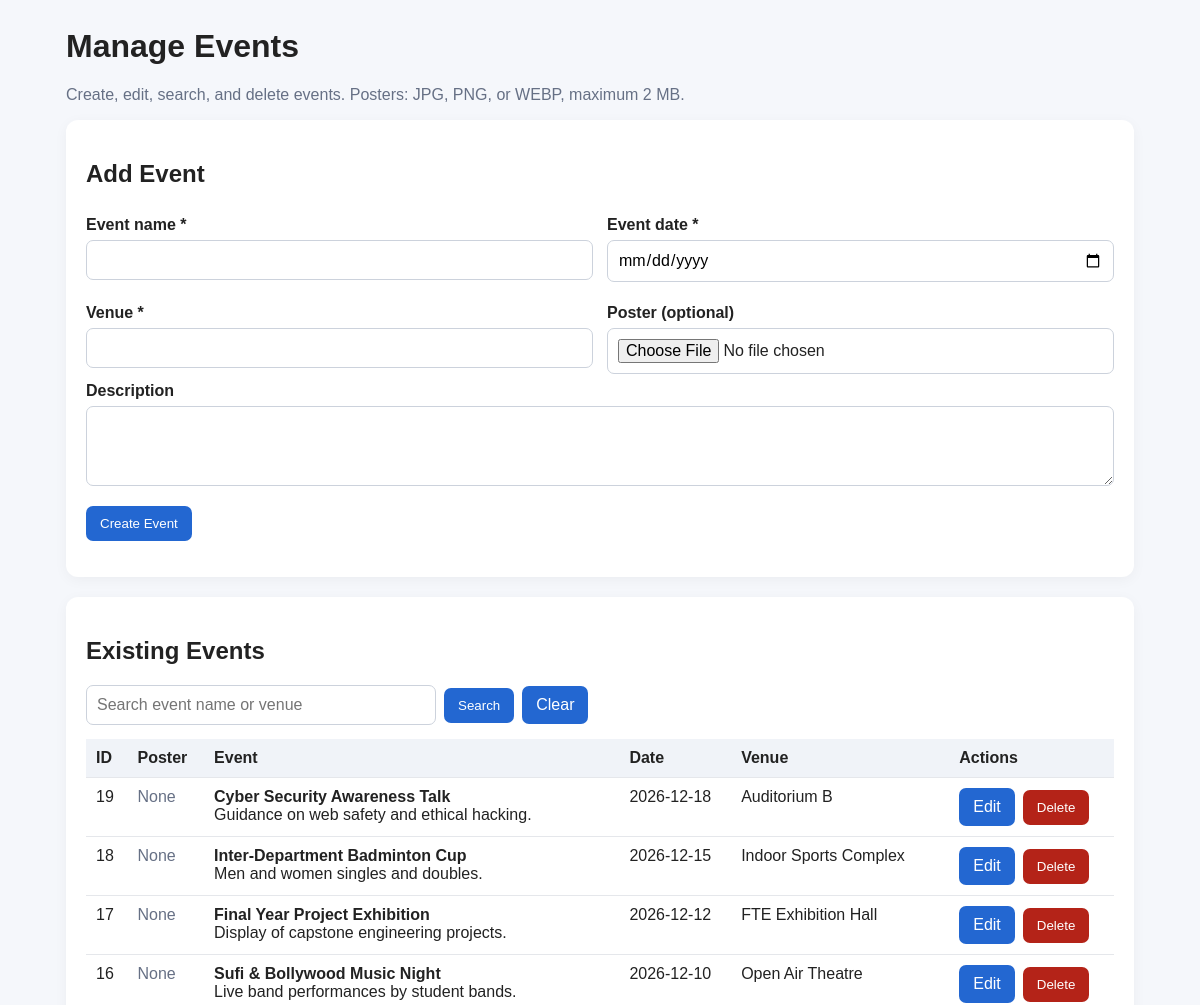
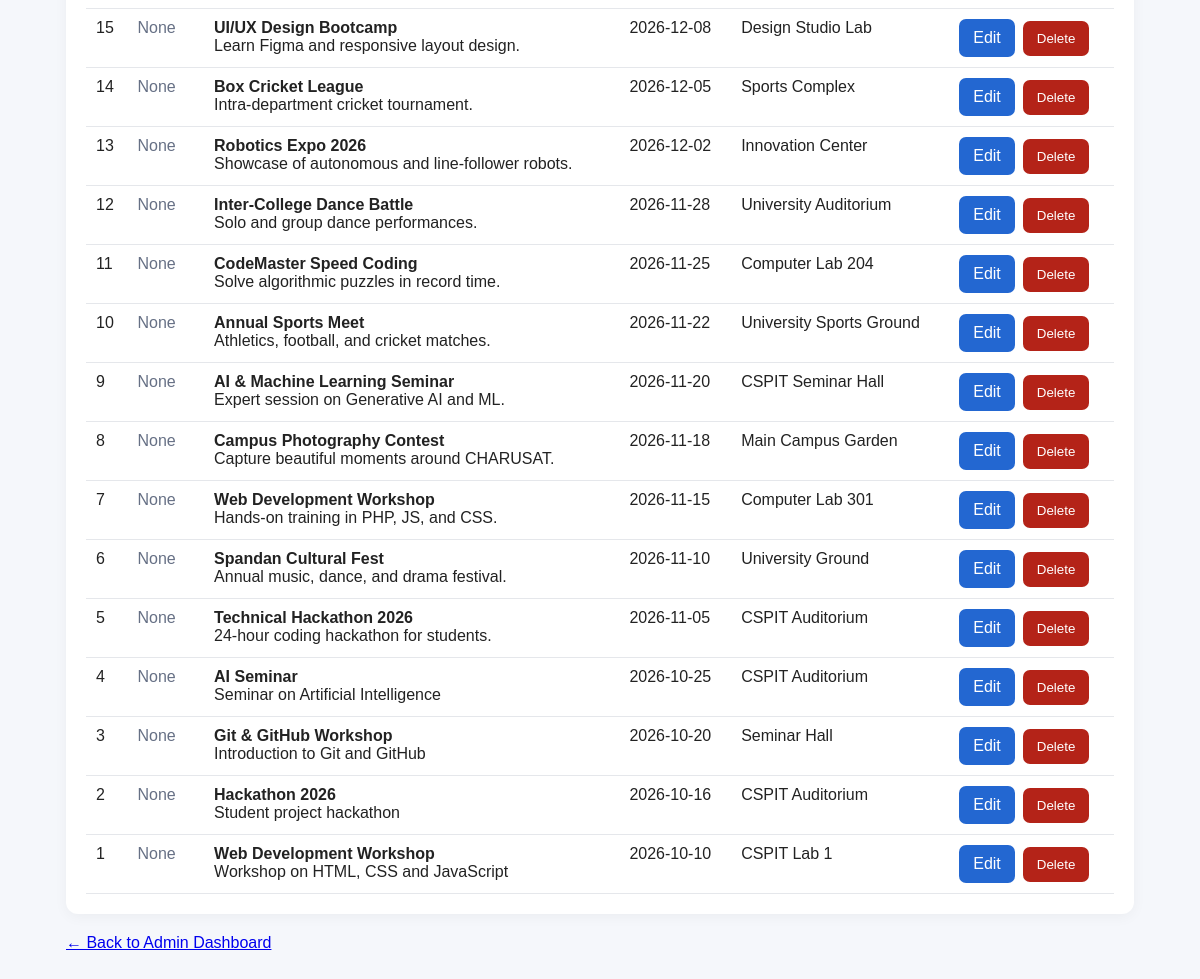
The app's page /admin_events.php (signed in) with its own data (2 pictures, top to bottom).
### tables this page shows
CREATE TABLE `events` (
  `event_id` int(11) NOT NULL AUTO_INCREMENT,
  `event_name` varchar(150) NOT NULL,
  `event_date` date NOT NULL,
  `venue` varchar(150) DEFAULT NULL,
  `description` text DEFAULT NULL,
  `poster_path` varchar(255) DEFAULT NULL,
  `category` varchar(50) DEFAULT 'General',
  PRIMARY KEY (`event_id`)
);

### admin_events.php (the view, shortened to what this page needs)
<?php
require_once __DIR__ . '/db.php';
function h($v): string { return htmlspecialchars((string)($v ?? ''), ENT_QUOTES, 'UTF-8'); }
$edit = null;
$q = trim((string)($_GET['q'] ?? ''));
$sql = 'SELECT * FROM events'; $params = [];
$sql .= ' ORDER BY event_date DESC, event_id DESC';
$s = $pdo->prepare($sql); $s->execute($params); $events = $s->fetchAll(PDO::FETCH_ASSOC);
?>
<!doctype html><html lang="en"><head><meta charset="utf-8"><meta name="viewport" content="width=device-width,initial-scale=1">
</head><body><main>
<h1>Manage Events</h1><p class="muted">Create, edit, search, and delete events. Posters: JPG, PNG, or WEBP, maximum 2 MB.</p>
<section class="card"><h2><?=$edit?'Edit Event':'Add Event'?></h2>
<form method="post" enctype="multipart/form-data">
<div class="grid"><div><label for="event_name">Event name *</label><input id="event_name" name="event_name" maxlength="150" required value="<?=h($edit['event_name']??'')?>"></div>
<div><label for="event_date">Event date *</label><input id="event_date" type="date" name="event_date" required value="<?=h($edit['event_date']??'')?>"></div>
<div><label for="venue">Venue *</label><input id="venue" name="venue" maxlength="150" required value="<?=h($edit['venue']??'')?>"></div>
<div><label for="poster">Poster (optional)</label><input id="poster" type="file" name="poster" accept=".jpg,.jpeg,.png,.webp,image/jpeg,image/png,image/webp">
<?php if(!empty($edit['poster_path'])): ?><p><img class="poster" src="<?=h($edit['poster_path'])?>" alt="Current event poster"></p><?php endif; ?></div></div>
<label for="description">Description</label><textarea id="description" name="description"></textarea><p class="actions"><button><?=$edit?'Update Event':'Create Event'?></button></p>
</form></section>
<section class="card"><h2>Existing Events</h2><form class="actions" method="get" style="margin-bottom:14px"><input style="max-width:350px" name="q" placeholder="Search event name or venue" value="<?=h($q)?>"><button>Search</button><a class="btn" href="admin_events.php">Clear</a></form>
<div class="wrap"><table><thead><tr><th>ID</th><th>Poster</th><th>Event</th><th>Date</th><th>Venue</th><th>Actions</th></tr></thead><tbody>
<?php foreach($events as $e): ?><tr><td><?=(int)$e['event_id']?></td><td><?php if(!empty($e['poster_path'])): ?><img class="poster" src="<?=h($e['poster_path'])?>" alt="Event poster"><?php else: ?><span class="muted">None</span><?php endif; ?></td><td><strong><?=h($e['event_name'])?></strong><br><?=h($e['description']??'')?></td><td><?=h($e['event_date'])?></td><td><?=h($e['venue'])?></td><td><div class="actions"><a class="btn" href="?edit=<?=(int)$e['event_id']?>">Edit</a><form class="inline" method="post" onsubmit="return confirm('Delete this event?')"><input type="hidden" name="csrf_token" value="<?=h($_SESSION['csrf_token'])?>"><input type="hidden" name="action" value="delete"><input type="hidden" name="event_id" value="<?=(int)$e['event_id']?>"><button class="del">Delete</button></form></div></td></tr><?php endforeach; ?>
<?php if(!$events): ?><tr><td colspan="6">No events found.</td></tr><?php endif; ?></tbody></table></div></section>
<p><a href="admin_dashboard.php">← Back to Admin Dashboard</a></p></main></body></html>

### admin_events.php (style rules this page uses)
* { box-sizing:border-box }
body { font:16px Arial,sans-serif;background:#f5f7fb;color:#222;margin:0 }
main { max-width:1100px;margin:28px auto;padding:0 16px }
.card { background:white;padding:20px;border-radius:12px;margin-bottom:20px;box-shadow:0 3px 14px #0000000b }
.grid { display:grid;grid-template-columns:1fr 1fr;gap:14px }
label { display:block;font-weight:bold;margin:8px 0 6px }
input,textarea { width:100%;padding:10px;border:1px solid #ccd2dc;border-radius:7px;font:inherit }
textarea { min-height:80px }
button,.btn { border:0;border-radius:7px;padding:10px 14px;background:#2367d1;color:white;text-decoration:none;cursor:pointer;display:inline-block }
.del { background:#b42318 }
.muted { color:#667085 }
table { width:100%;border-collapse:collapse }
th,td { text-align:left;padding:10px;border-bottom:1px solid #e5e7eb;vertical-align:top }
th { background:#f0f3f8 }
.actions { display:flex;gap:8px;flex-wrap:wrap;align-items:center }
.inline { display:inline }
.wrap { overflow-x:auto }

### records on screen
events: event_id "19", shows "None", event_name "Cyber Security Awareness Talk", description "Guidance on web safety and ethical hacking.", event_date "2026-12-18", venue "Auditorium B"
events: event_id "18", shows "None", event_name "Inter-Department Badminton Cup", description "Men and women singles and doubles.", event_date "2026-12-15", venue "Indoor Sports Complex"
events: event_id "17", shows "None", event_name "Final Year Project Exhibition", description "Display of capstone engineering projects.", event_date "2026-12-12", venue "FTE Exhibition Hall"
events: event_id "16", shows "None", event_name "Sufi & Bollywood Music Night", description "Live band performances by student bands.", event_date "2026-12-10", venue "Open Air Theatre"
events: event_id "15", shows "None", event_name "UI/UX Design Bootcamp", description "Learn Figma and responsive layout design.", event_date "2026-12-08", venue "Design Studio Lab"
events: event_id "14", shows "None", event_name "Box Cricket League", description "Intra-department cricket tournament.", event_date "2026-12-05", venue "Sports Complex"
events: event_id "13", shows "None", event_name "Robotics Expo 2026", description "Showcase of autonomous and line-follower robots.", event_date "2026-12-02", venue "Innovation Center"
events: event_id "12", shows "None", event_name "Inter-College Dance Battle", description "Solo and group dance performances.", event_date "2026-11-28", venue "University Auditorium"
events: event_id "11", shows "None", event_name "CodeMaster Speed Coding", description "Solve algorithmic puzzles in record time.", event_date "2026-11-25", venue "Computer Lab 204"
events: event_id "10", shows "None", event_name "Annual Sports Meet", description "Athletics, football, and cricket matches.", event_date "2026-11-22", venue "University Sports Ground"
events: event_id "9", shows "None", event_name "AI & Machine Learning Seminar", description "Expert session on Generative AI and ML.", event_date "2026-11-20", venue "CSPIT Seminar Hall"
events: event_id "8", shows "None", event_name "Campus Photography Contest", description "Capture beautiful moments around CHARUSAT.", event_date "2026-11-18", venue "Main Campus Garden"
events: event_id "7", shows "None", event_name "Web Development Workshop", description "Hands-on training in PHP, JS, and CSS.", event_date "2026-11-15", venue "Computer Lab 301"
events: event_id "6", shows "None", event_name "Spandan Cultural Fest", description "Annual music, dance, and drama festival.", event_date "2026-11-10", venue "University Ground"
events: event_id "5", shows "None", event_name "Technical Hackathon 2026", description "24-hour coding hackathon for students.", event_date "2026-11-05", venue "CSPIT Auditorium"
events: event_id "4", shows "None", event_name "AI Seminar", description "Seminar on Artificial Intelligence", event_date "2026-10-25", venue "CSPIT Auditorium"
events: event_id "3", shows "None", event_name "Git & GitHub Workshop", description "Introduction to Git and GitHub", event_date "2026-10-20", venue "Seminar Hall"
events: event_id "2", shows "None", event_name "Hackathon 2026", description "Student project hackathon", event_date "2026-10-16", venue "CSPIT Auditorium"
events: event_id "1", shows "None", event_name "Web Development Workshop", description "Workshop on HTML, CSS and JavaScript", event_date "2026-10-10", venue "CSPIT Lab 1"
